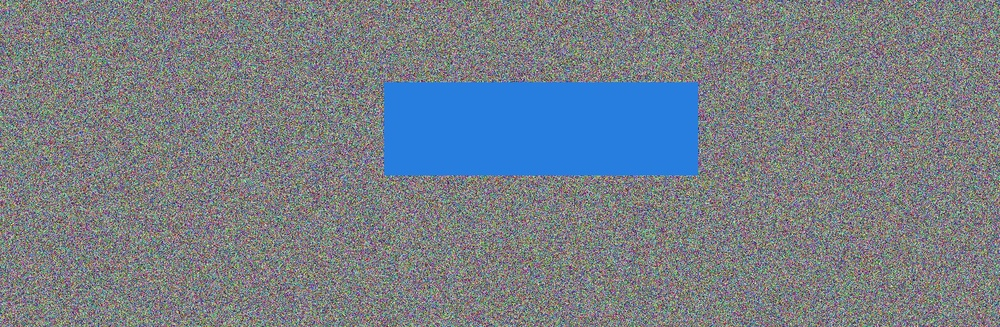
#> input picture test_fixtures/images/test_0000.jpg, 1000 x 327 px, shrunk from 1630 x 533 before the run
$ python replicate_images.py --input-dir ../test_fixtures/images --output-dir out --target-width 100 --target-height 100
#> lines starting #> are read from the running program, lines starting #| are printed output that depends on the picture
"""Replicate (tile) images to fill a target resolution for benchmarking."""

import argparse
from pathlib import Path

import cv2
import numpy as np
from tqdm import tqdm

IMAGE_EXTENSIONS = frozenset({".jpg", ".jpeg", ".png"})


def main() -> None:
    """Tile each image in input-dir to target resolution and write to output-dir."""
    parser = argparse.ArgumentParser(description="Tile images to target resolution")
    parser.add_argument("--input-dir", type=Path, required=True)
    parser.add_argument("--output-dir", type=Path, required=True)
    parser.add_argument("--target-width", type=int, required=True)
    parser.add_argument("--target-height", type=int, required=True)
    args = parser.parse_args()

    args.output_dir.mkdir(parents=True, exist_ok=True)
    image_paths = sorted(p for p in args.input_dir.iterdir() if p.suffix.lower() in IMAGE_EXTENSIONS)

    for path in tqdm(image_paths, desc="Replicating", unit="img"):
        img = cv2.imread(str(path))
#> img is the input picture: shape (327, 1000, 3); mean B, G, R 135.7, 126.9, 119
        if img is None:
            continue
        h, w = img.shape[:2]
#> h = 327; w = 1000
        nx = -(-args.target_width // w)
#> nx = 1
        ny = -(-args.target_height // h)
#> ny = 1
        tiled: np.ndarray[tuple[int, ...], np.dtype[np.uint8]] = np.tile(img, (ny, nx, 1))
        cropped = tiled[: args.target_height, : args.target_width]
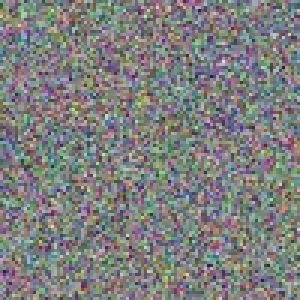
#> cropped: shape (100, 100, 3) (shown 3 times larger); mean B, G, R 127, 127, 126.7
        cv2.imwrite(str(args.output_dir / path.name), cropped)
#> pass 2 of the loop in main, `for path in tqdm(image_paths, desc="Replicating", unit="img"):`:
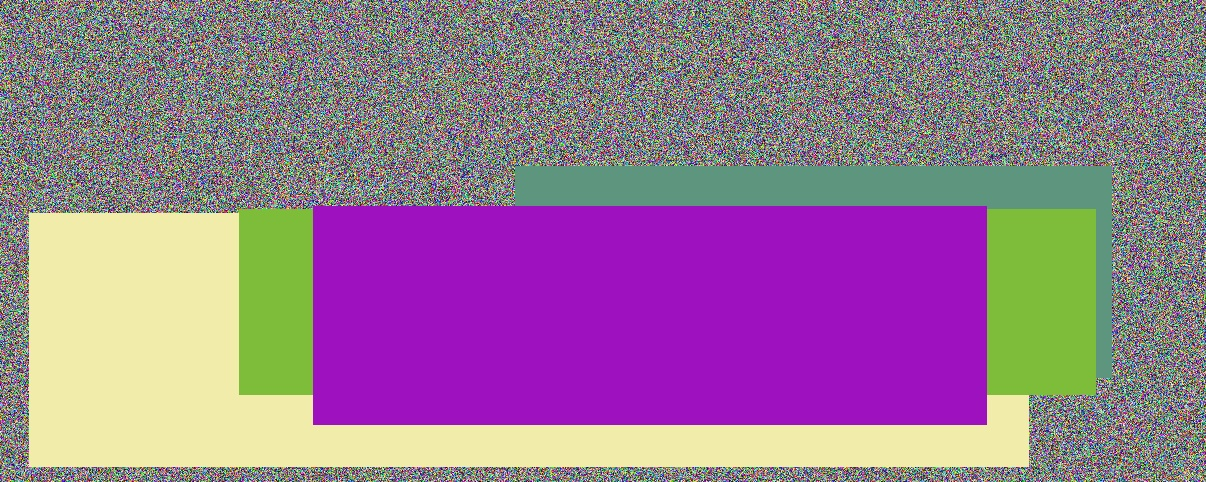
#> input picture test_fixtures/images/test_0001.jpg, 1206 x 482 px
#> in main, img is the input picture: shape (482, 1206, 3); mean B, G, R 145.8, 120.5, 151
#> in main, `cropped = tiled[: args.target_height, : args.target_width]`:
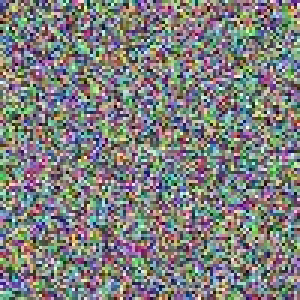
#> cropped: shape (100, 100, 3) (shown 3 times larger); mean B, G, R 126, 127.2, 126.1


if __name__ == "__main__":
    main()
